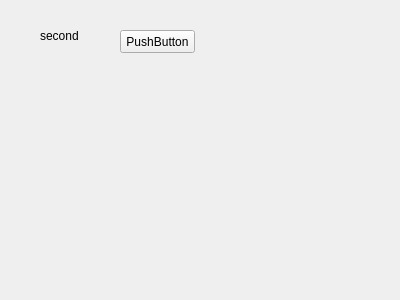
<?xml version="1.0" encoding="UTF-8"?>
<ui version="4.0">
 <class>back2Main</class>
 <widget class="QWidget" name="back2Main">
  <property name="geometry">
   <rect>
    <x>0</x>
    <y>0</y>
    <width>400</width>
    <height>300</height>
   </rect>
  </property>
  <property name="windowTitle">
   <string>Form</string>
  </property>
  <widget class="QLabel" name="label">
   <property name="geometry">
    <rect>
     <x>40</x>
     <y>30</y>
     <width>56</width>
     <height>12</height>
    </rect>
   </property>
   <property name="text">
    <string>second</string>
   </property>
  </widget>
  <widget class="QPushButton" name="back">
   <property name="geometry">
    <rect>
     <x>120</x>
     <y>30</y>
     <width>75</width>
     <height>23</height>
    </rect>
   </property>
   <property name="text">
    <string>PushButton</string>
   </property>
  </widget>
 </widget>
 <resources/>
 <connections/>
</ui>
